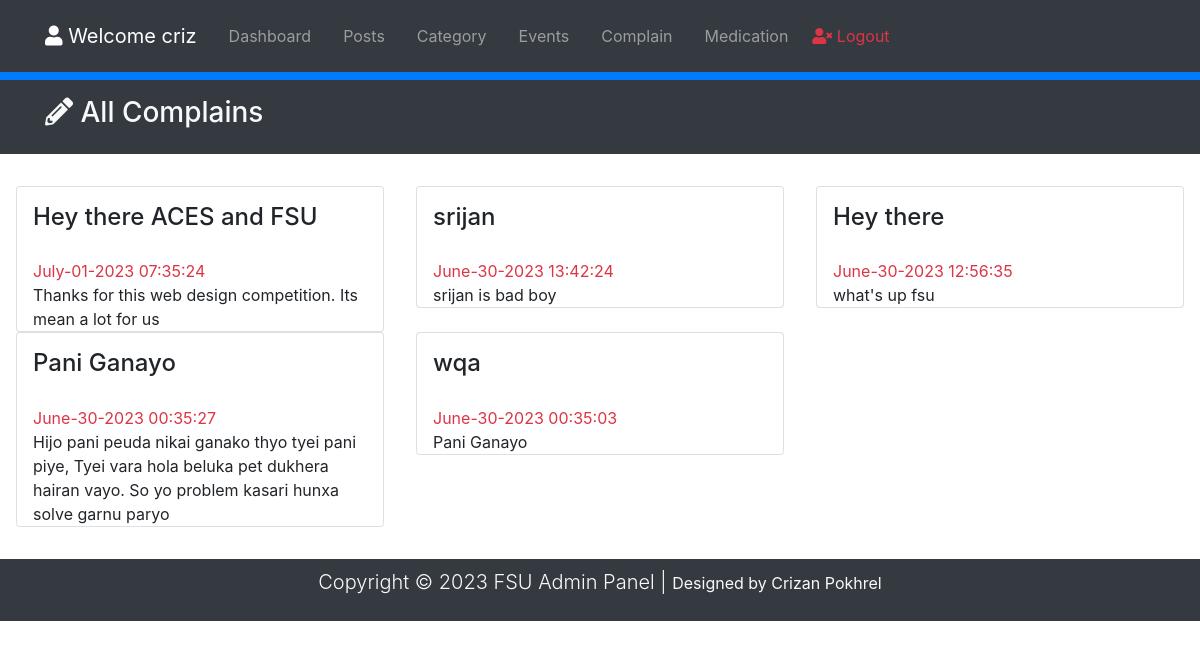
Screenshot of /admin/complain.php (signed in) with the database file from the repository.
### tables this page shows
CREATE TABLE `complain` (
  `id` int(100) NOT NULL,
  `datetime` varchar(100) NOT NULL,
  `subject` varchar(1000) NOT NULL,
  `message` varchar(10000) NOT NULL
);

### admin/complain.php (the view, shortened to what this page needs)
<!DOCTYPE html>
<html lang="en">
<head>
    <link rel="stylesheet" href="https://stackpath.bootstrapcdn.com/bootstrap/4.3.1/css/bootstrap.min.css"
>
    <link rel="stylesheet" href="https://use.fontawesome.com/releases/v5.10.2/css/all.css"
 />
</head>
<body>
    <?php
    require_once("includes/Admin/navbar.php"); ?>
    <div class="p-1 bg-primary"></div>
    <header id="main-header" class="p-3 bg-dark text-light">
        <div class="container">
            <div class="row">
                <div class="col align-self-center" id="header-div">
                    <h3><i class="fas fa-pencil-alt"></i> All Complains</h3>
                </div>
            </div>
        </div>
    </header>
    <div class="container-fluid py-3 my-3">
        <div class="row">
            <?php
            global $ConnectingDb;
            $sql = "SELECT * FROM complain order by id desc";
            $stmt = $ConnectingDb->query($sql);
            while ($DataRows = $stmt->fetch()) {
                $Subject = $DataRows["subject"];
                $DateTime = $DataRows["datetime"];
                $Message = $DataRows["message"];
                ?>
                <div class="col-md-4 px-3 md-1">
                    <div class="card">
                        <div class="card-block px-3">
                            <h4 class="card-title py-3">
                                <?php echo $Subject; ?>
                            </h4>
                            <p class="card-text mt-0">
                                <span class="text-danger">
                                    <?php echo $DateTime; ?>
                                </span><br>
                                <?php echo $Message; ?>
                            </p>
                        </div>
                    </div>
                </div>
            <?php } ?>
        </div>
    </div>
    <footer id="main-footer" class="bg-dark p-2 text-light">
        <div class="container">
            <div class="row">
                <div class="col">
                    <p class="lead text-center">
                        Copyright &copy; <span id="year"></span>
                        FSU Admin Panel | <small>
                            Designed by Crizan Pokhrel
                        </small>
                    </p>
                </div>
            </div>
        </div>
    </footer>
</body>
</html>

### rows the page displays
complain: subject "Hey there ACES and FSU", datetime "July-01-2023 07:35:24", message "Thanks for this web design competition. Its mean a lot for us"
complain: subject "srijan", datetime "June-30-2023 13:42:24", message "srijan is bad boy"
complain: subject "Hey there", datetime "June-30-2023 12:56:35", message "what's up fsu"
complain: subject "Pani Ganayo", datetime "June-30-2023 00:35:27", message "Hijo pani peuda nikai ganako thyo tyei pani piye, Tyei vara hola beluka pet dukhera hairan vayo. So yo problem kasari hunxa solve garnu paryo"
complain: subject "wqa", datetime "June-30-2023 00:35:03", message "Pani Ganayo"

### other values shown
$_SESSION["UserName"] "criz"
